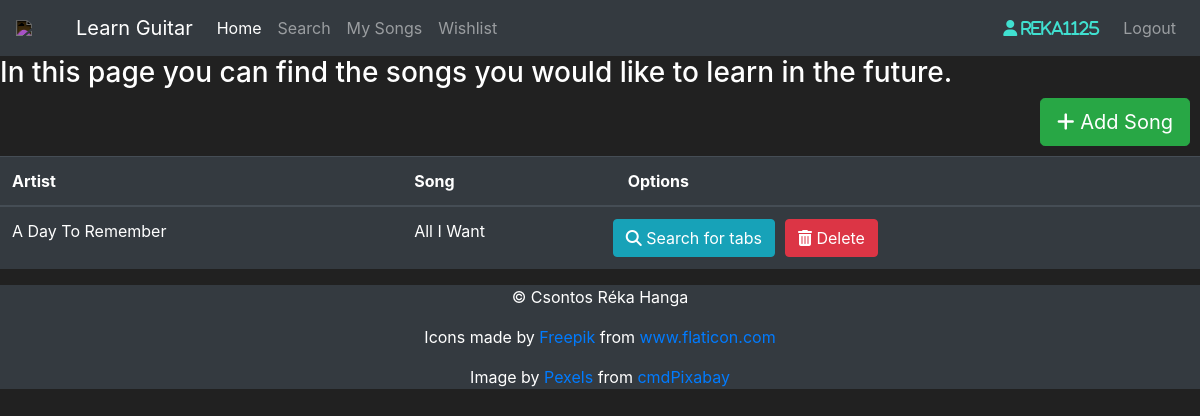
Page /wishlist (signed in) on the earlier database version.
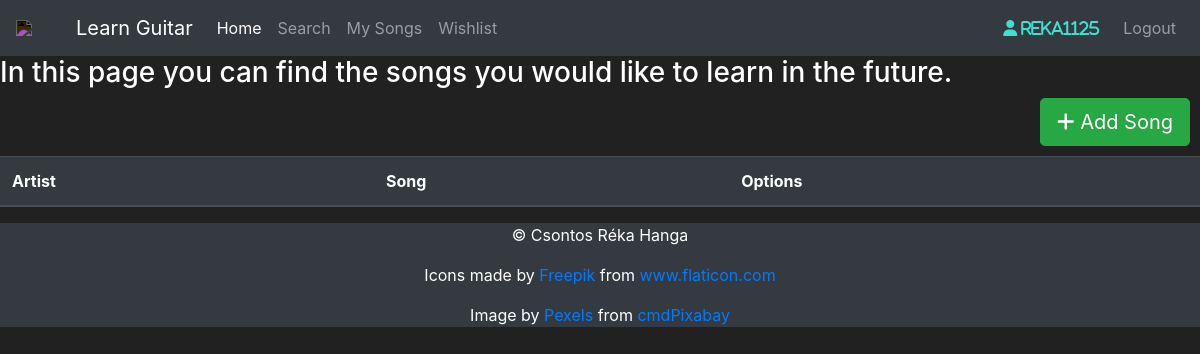
Same page on the later database version.
### application/models.py (models this page shows, shortened)
class User(db.Model, UserMixin):
    user_id = db.Column(db.Integer(), primary_key=True)
    username = db.Column(db.String(length=30), unique=True, nullable=False)
    email_address = db.Column(db.String(length=50), unique=True, nullable=False)
    password_hash = db.Column(db.String(length=60), nullable=False)
    saved_songs = db.relationship('My_Songs', backref='owned_user', lazy=True)
    wishlist = db.relationship('Wishlist', backref='owned_user', lazy=True)
    @property
    def password(self):
        return self.password

class Wishlist(db.Model):
    song_id = db.Column(db.Integer(), primary_key=True)
    artist = db.Column(db.String(length=50), nullable=False)
    song = db.Column(db.String(length=50), nullable=False)
    owner = db.Column(db.Integer(), db.ForeignKey('user.user_id'))

### application/routes.py (the view, shortened to what this page needs)
@app.route("/wishlist", methods=["GET", "POST"])
@login_required
def wishlist_page():
    form = AddSongForm()
    print(form.errors)
    wishlist = Wishlist.query.filter_by(owner=current_user.user_id)
    return render_template("wishlist.html", songs=wishlist, form=form)

### application/models.py (called while the page is built)
@login_manager.user_loader
def load_user(user_id):
    return User.query.get(int(user_id))

### application/templates/wishlist.html (shortened to what this page needs)
{% extends 'base.html' %}
{% block content %}
    <h3>In this page you can find the songs you would like to learn in the future.</h3>
    <div style="float: right; margin-right: 10px; margin-bottom: 10px">
        <button class="btn btn-success btn-lg" data-toggle="modal" data-target="#Modal-AddSong">
            <i class="fas fa-plus"></i> Add Song
        </button>
    </div>
    <table class="table table-hover table-dark">
        <thead>
            <tr>
                <th scope="col">Artist</th>
                <th scope="col">Song</th>
                <th scope="col">Options</th>
            </tr>
        </thead>
        <tbody>
            {% for song in songs %}
                <tr>
                    <td>{{ song.artist }}</td>
                    <td>{{ song.song }}</td>
                    <td>
                        <div class="row">
                            <form action="{{ url_for('search_page') }}" method=post style="margin-right: 10px">
                                <button type=submit class="btn btn-outline btn-info">
                                    <i class="fas fa-search"></i> Search for tabs
                                </button>
                            </form>
                            <form action="{{ url_for('delete_song_page') }}" method=post class=delete-song>
                                <button type=submit class="btn btn-outline btn-danger">
                                    <i class="fas fa-trash-alt"></i> Delete
                                </button>
                            </form>
                        </div>
                    </td>
                </tr>
            {% endfor %}
        </tbody>
    </table>
{% endblock %}

### application/templates/base.html (shortened to what this page needs)
<!doctype html>
<html lang="en">
    <head>
        <link rel="stylesheet" href="https://cdn.jsdelivr.net/npm/bootstrap@4.5.3/dist/css/bootstrap.min.css"
>
    </head>
    <body>
        <nav id="navigation" class="navbar navbar-expand-md navbar-dark bg-dark">
            <img id="icon" src="https://cdn-icons-png.flaticon.com/512/93/93013.png" class="img-responsive" width="50">
            <a class="navbar-brand" href="#">Learn Guitar</a>
            <div class="collapse navbar-collapse" id="navbarNav">
                <ul class="navbar-nav mr-auto">
                    <li class="nav-item active">
                        <a class="nav-link" href="{{ url_for('home_page') }}">Home </a>
                    </li>
                    <li class="nav-item">
                        <a class="nav-link" href="{{ url_for('search_page') }}">Search</a>
                    </li>
                    <li class="nav-item">
                        <a class="nav-link" href="{{ url_for('mysongs_page') }}">My Songs</a>
                    </li>
                    <li class="nav-item">
                        <a class="nav-link" href="{{ url_for('wishlist_page') }}">Wishlist</a>
                    </li>
                </ul>
                {% if current_user.is_authenticated %}
                    <ul class="navbar-nav">
                        <li class="nav-item">
                            <a class="nav-link">
                                <i class="fas fa-user mr-2" style="color:turquoise;"> {{ current_user.username }}</i>
                            </a>
                        </li>
                        <li class="nav-item">
                            <a class="nav-link" href="{{ url_for('logout_page') }}">Logout</a>
                        </li>
                    </ul>
                {% endif %}
            </div>
        </nav>
        {% block content %}
        {% endblock %}
    </body>
    <footer class=" footer bg-dark">
        <p> &copy; Csontos Réka Hanga</p>
        <p>Icons made by <a href="https://www.freepik.com" title="Freepik">Freepik</a> from <a
                href="https://www.flaticon.com/" title="Flaticon">www.flaticon.com</a></p>
        <p>Image by <a href="https://pixabay.com/users/pexels-2286921/?utm_source=link-attribution&amp;utm_medium=referral&amp;utm_campaign=image&amp;utm_content=1851426">Pexels</a>
            from <a href="https://pixabay.com/?utm_source=link-attribution&amp;utm_medium=referral&amp;utm_campaign=image&amp;utm_content=1851426">cmdPixabay</a></p>
    </footer>
</html>

### application/templates/base.html (style rules this page uses)
body { background-color: #212121; color: white }
#icon { -webkit-filter: invert(1); filter: invert(1); margin-right: 10px; }
.footer { bottom: 0; margin: 0; text-align: center; width: 100%; position: relative; }

Differences in the rows shown:
removed Wishlist: artist "A Day To Remember", song "All I Want"
